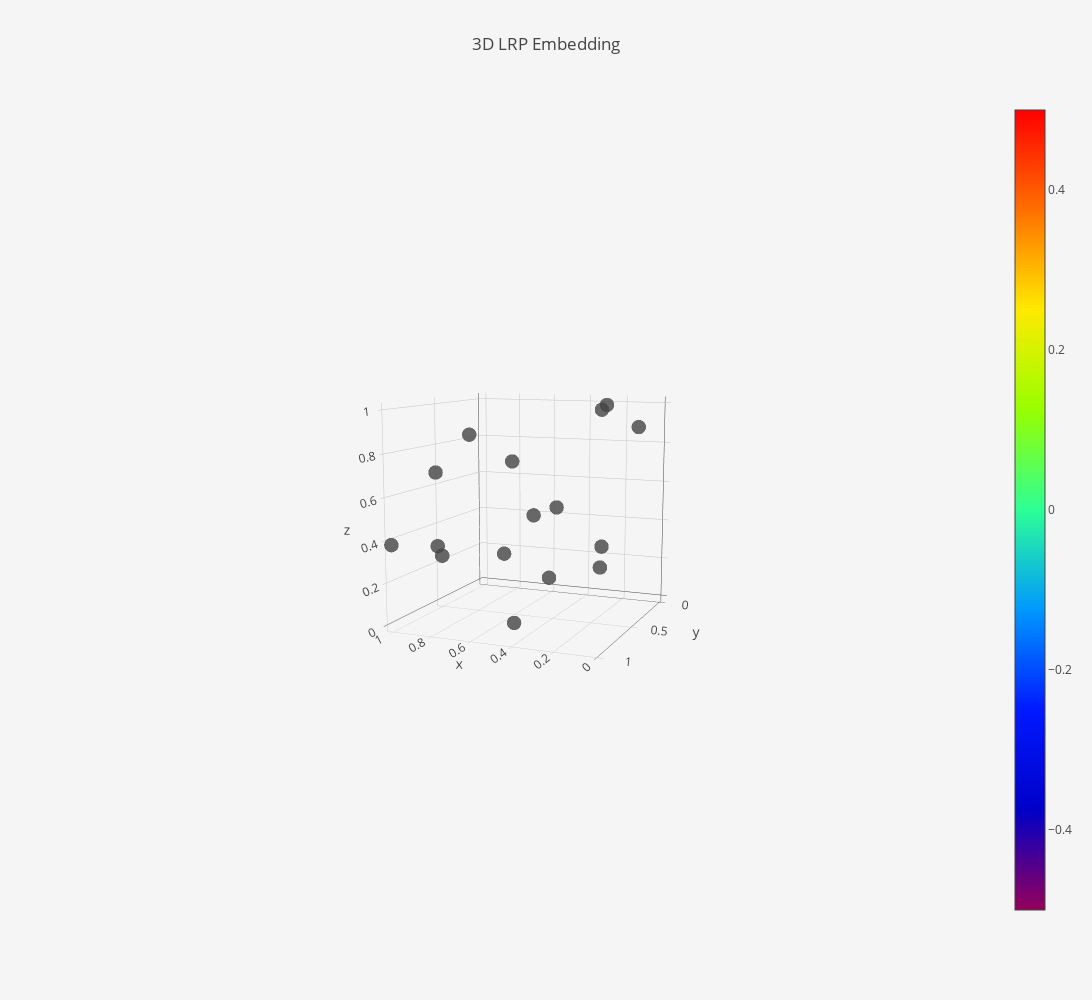

The code cell stored with this chart in its notebook:
### Code cell
from sklearn.preprocessing import MinMaxScaler
reducer = umap.UMAP(random_state=42,
                    n_components = 3,
                    n_neighbors=5,
                    min_dist=0)

reducer_pipeline = Pipeline([
            ("umap", reducer),
            ("scaler",  MinMaxScaler())
])

reducer_pipeline.fit(lrp)
embeddings = reducer_pipeline.transform(lrp)
plot_3d_lrp(embeddings)

### Figure 1 — Plotly figure (JSON) as saved in the notebook; plotly's stock layout.template omitted (floating-point values rounded to 4 significant figures)
{"data": [{"marker": {"color": [], "colorscale": "Rainbow", "opacity": 0.8, "showscale": true, "size": 5}, "mode": "markers", "name": "Training", "text": [], "type": "scatter3d", "uid": "2c01efa2-18de-4763-99b4-2433b5a3be45", "x": [0.3065, 0.5752, 0.428, 0.5, 0.2166, 0.929, 0.1292, 0.9977, 0.7882, 0, 0.3908, 0.7619, 0.1375, 0.8066, 0.7517, 1], "y": [0.04192, 0, 0.4795, 0.7414, 0.2515, 0.6398, 0.5871, 0.5657, 0.2121, 0.4337, 0.7649, 0.9963, 0.5665, 0.5741, 0.1855, 1], "z": [0.2482, 0.4327, 0.1666, 0, 1, 0.2671, 0.999, 0.6666, 0.2051, 0.9126, 0.524, 0.3955, 0.2612, 0.8611, 0.6919, 0.3825]}], "layout": {"autosize": false, "height": 1000, "paper_bgcolor": "#F5F5F5", "scene": {"aspectmode": "auto", "aspectratio": {"x": 1, "y": 1, "z": 1}, "camera": {"center": {"x": 0, "y": 0, "z": 0}, "eye": {"x": -1.702, "y": 4.107, "z": 0.7427}, "projection": {"type": "perspective"}, "up": {"x": 0, "y": 0, "z": 1}}}, "title": {"text": "3D LRP Embedding"}, "width": 1200}}
